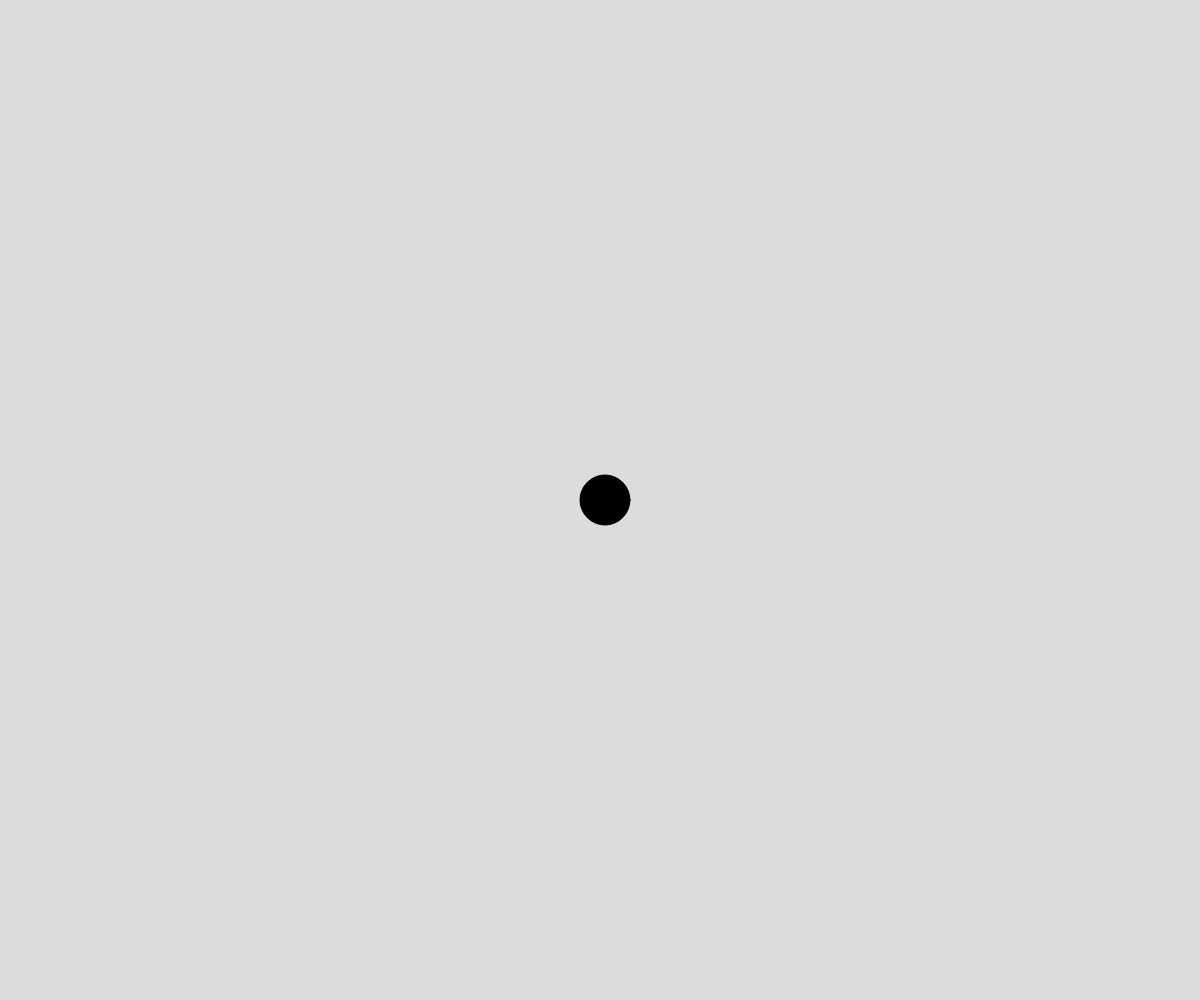
Frame 1 (no input)
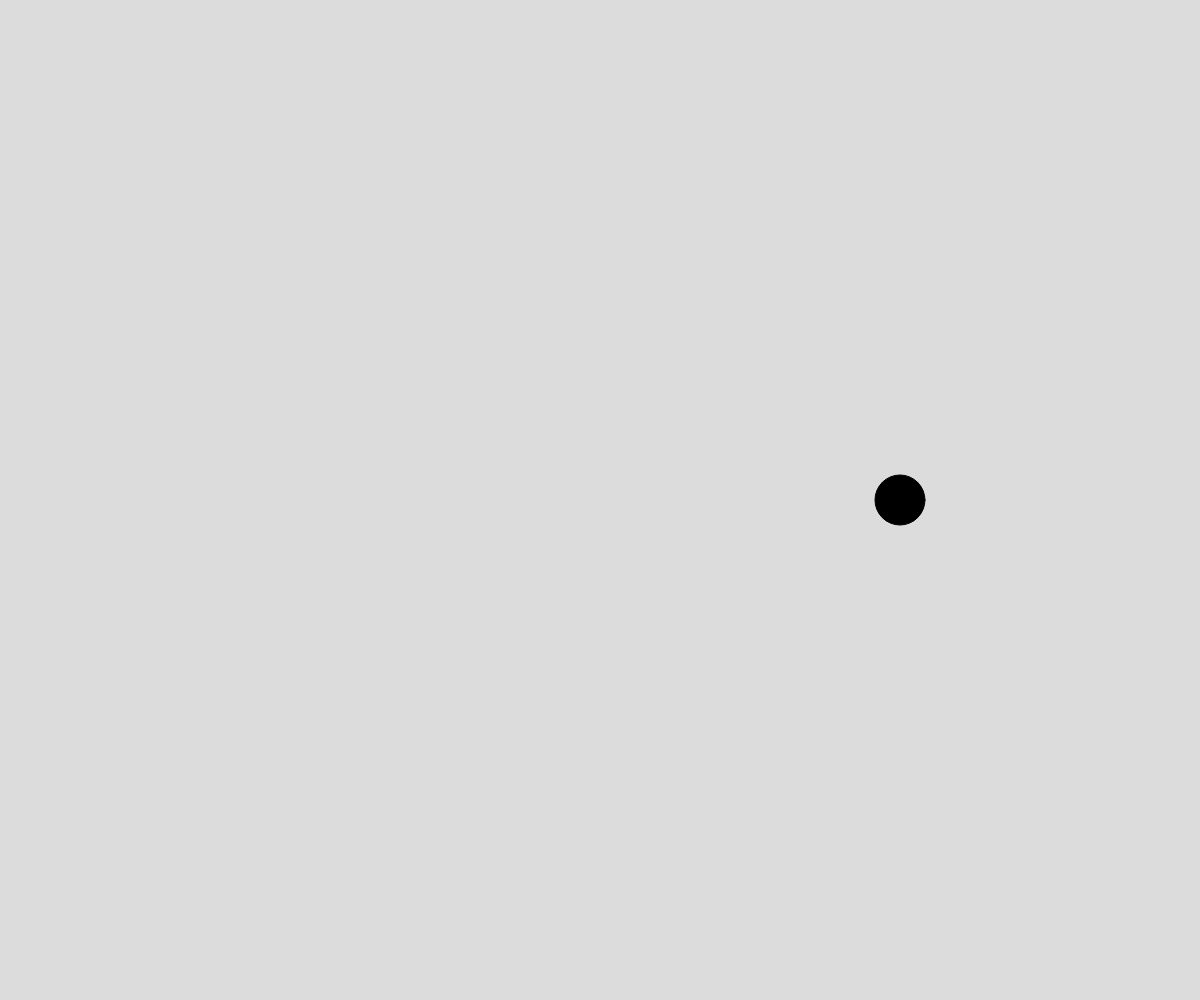
Frame 60 (no input)
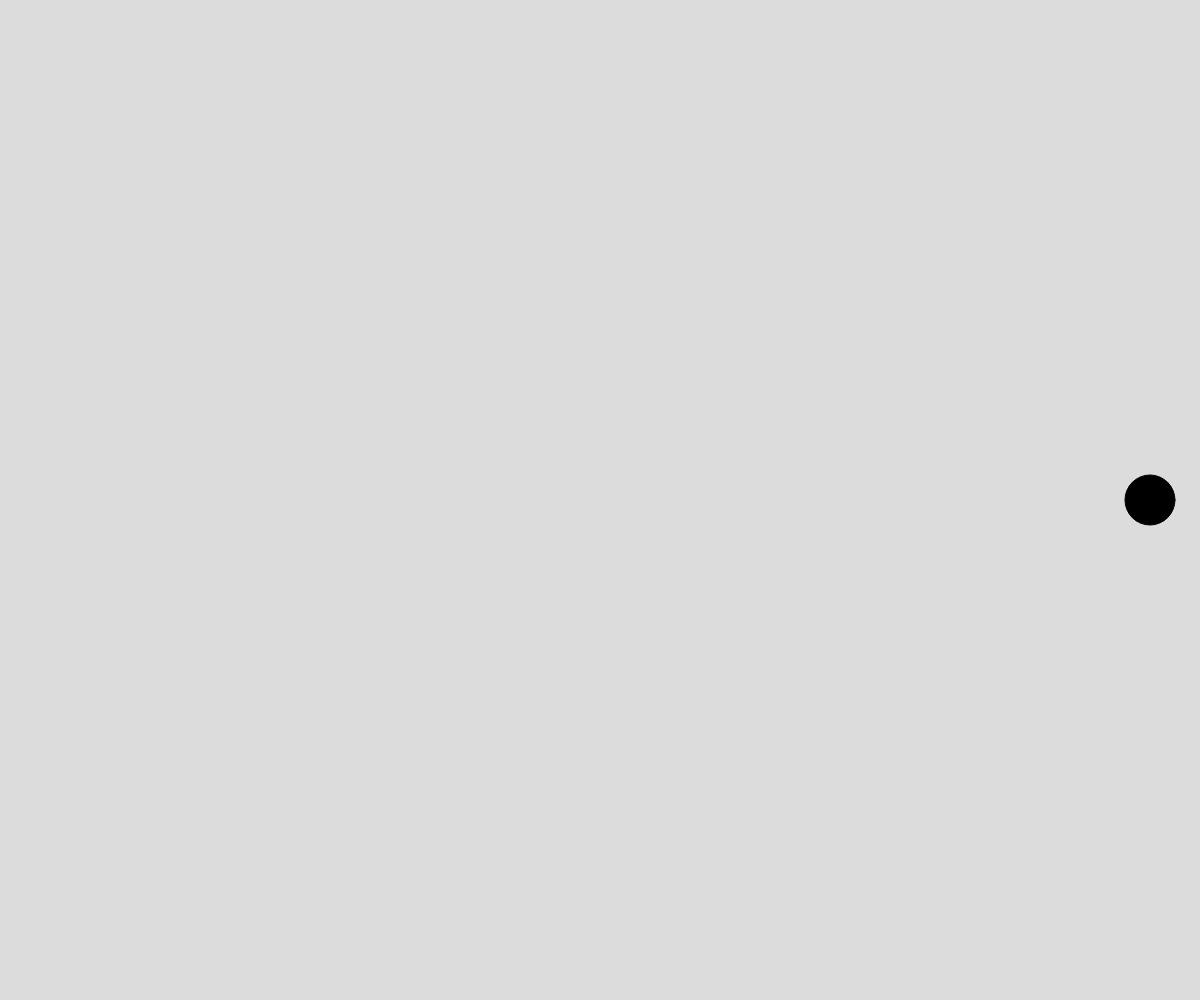
Frame 120 (the mouse pressed at the canvas centre since frame 60)

The p5.js sketch that drew these frames (run headless with seeded random() and noise() and a simulated clock; from frame 60 on, the mouse is pressed at the canvas centre):

// p5.js sketch
// ── sketch.js
// Colours and Canvases
// Talha Ali Murad
// 09/13/2023
// Playing around with colours and layers

// Global Variables
let ballX, xSpeed = 5, ballSize = 50; // declarations
let overlay; // "extra canvas"
let colorA, colorB;

function setup() {
  createCanvas(windowWidth, windowHeight);
  overlay = createGraphics(width, height);
  ballX = width/2;
  colorA = color(200,100,0);
  colorB = color("yellow");
}

function mouseRectangle(){
  // Draw a rectangle at the mouse position
  if(keyIsPressed){
    if(key==="a") overlay.fill(colorA);
    if(key==="b") overlay.fill(colorB);
    overlay.rect(mouseX, mouseY, 50, 25);
  }
  image(overlay, 0, 0);
  
}

function draw() {
  background(220);
  mouseRectangle();
  drawAndMoveBall();
}

function drawAndMoveBall(){
  // update the ball's position
  ballX = ballX + xSpeed;
  // decide if we need to change directions
  if(ballX + ballSize/2 >= width || ballX - ballSize/2 <= 0){
    xSpeed *= -1;
  }
  // render the ball on the screen
  fill(0);
  circle(ballX, height/2, ballSize);
}
